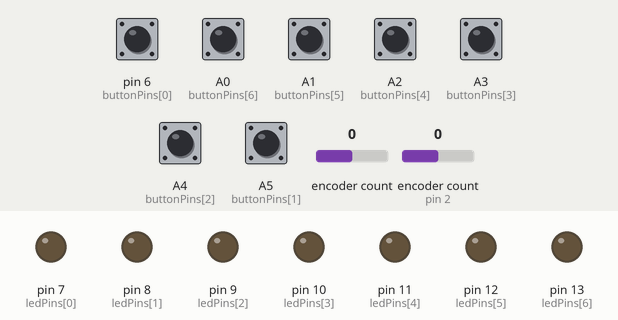
Simulated run of this sketch. Board: Arduino Leonardo, built with avr-gcc and run on an emulated ATmega32U4. On the bench: output pins drawn as LEDs (lit = HIGH). The inputs (shaded band) are chosen by the test bench; at power-on: A0 (buttonPins[6]), A1 (buttonPins[5]), A2 (buttonPins[4]), A3 (buttonPins[3]), A4 (buttonPins[2]), A5 (buttonPins[1]), pin 6 (buttonPins[0]) HIGH, encoder count 0, encoder count (sensor on pin 2) 0.

Above: at 1.2 s.
1.3 s: pin 6 (buttonPins[0]) pulled LOW for 0.15 s
At 1.37 s:
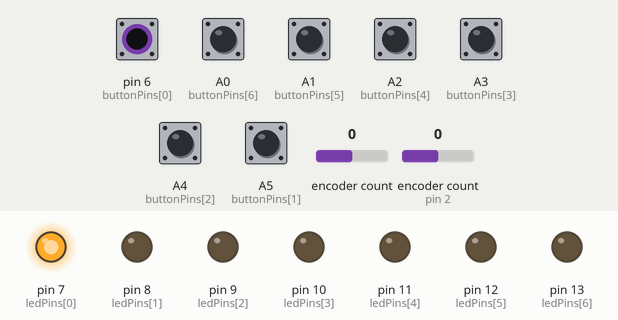
2.9 s: A0 (buttonPins[6]) pulled LOW for 0.15 s
At 2.97 s:
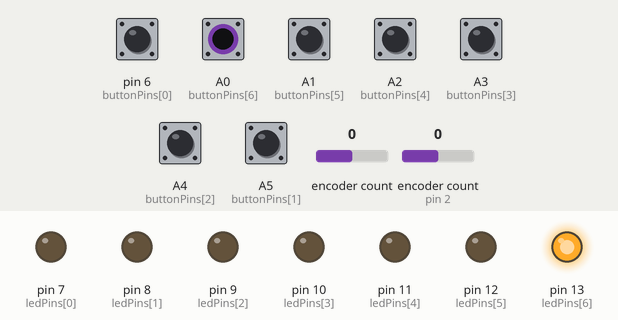
4.5 s: A1 (buttonPins[5]) pulled LOW for 0.15 s
At 4.57 s:
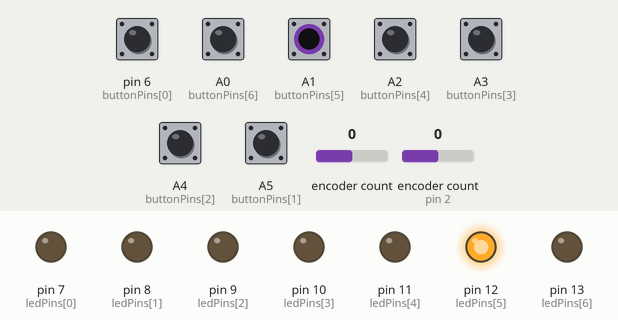
6.1 s: A2 (buttonPins[4]) pulled LOW for 0.15 s
At 6.17 s:
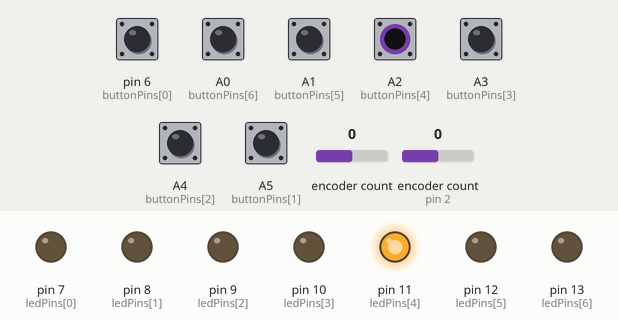
7.7 s: A3 (buttonPins[3]) pulled LOW for 0.15 s
At 7.77 s:
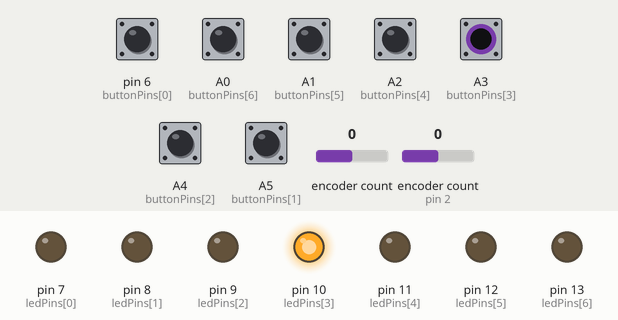
9.3 s: A4 (buttonPins[2]) pulled LOW for 0.15 s
At 9.37 s:
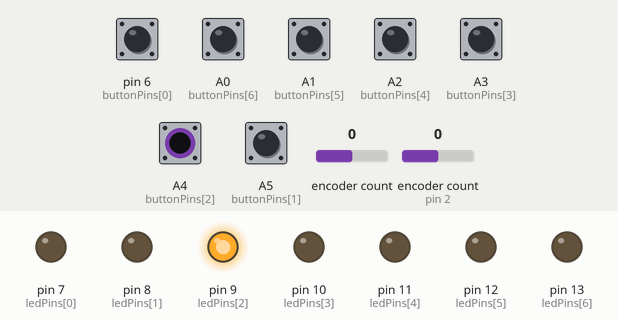
Timing chart, 0 to 11.9 s (numbered marks = the images above; inputs shaded):
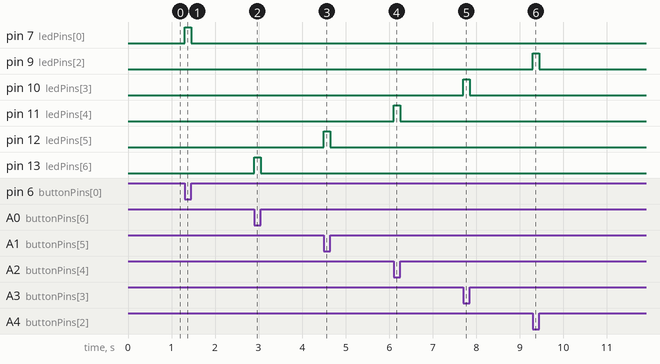

Measured:
- after the input at 1.3 s, pin 7 (ledPins[0]): LOW → HIGH at once, → LOW 0.15 s later
- after the input at 2.9 s, pin 13 (ledPins[6]): LOW → HIGH at once, → LOW 0.15 s later
- after the input at 4.5 s, pin 12 (ledPins[5]): LOW → HIGH at once, → LOW 0.15 s later
- after the input at 6.1 s, pin 11 (ledPins[4]): LOW → HIGH at once, → LOW 0.15 s later
- after the input at 7.7 s, pin 10 (ledPins[3]): LOW → HIGH at once, → LOW 0.15 s later
- after the input at 9.3 s, pin 9 (ledPins[2]): LOW → HIGH at once, → LOW 0.15 s later

The sketch:

keyboard_mouse.ino
```cpp
#include <Encoder.h>
#include <Keyboard.h>
#include <Mouse.h>

/* Config */
#define ENCODER_LEFT_G 0
#define ENCODER_LEFT_W 1

#define ENCODER_RIGHT_G 2
#define ENCODER_RIGHT_W 3

#define ENCODER_SENSITIVITY 10

/*
 * Key mapping
 * - Start:     b   0x62  6   7
 * - Button 1:  f   0x66  A5  8
 * - Button 2:  g   0x67  A4  9
 * - Button 3:  h   0x68  A3  10
 * - Button 4:  j   0x6A  A2  11
 * - FX1:       v   0x76  A1  12
 * - FX2:       n   0x6E  A0  13
*/
char asciiKeys[7] = {0x62, 0x66, 0x67, 0x68, 0x6A, 0x76, 0x6E};
char buttonPins[7] = {6, A5, A4, A3, A2, A1, A0}; // Red
int ledPins[7] = {7, 8, 9, 10, 11, 12, 13}; // Purple / Yellow

/* Encoder */
Encoder EncoderLeft(ENCODER_LEFT_G, ENCODER_LEFT_W);
Encoder EncoderRight(ENCODER_RIGHT_G, ENCODER_RIGHT_W);

void setup() {
  for (int i = 0; i < 7; i++) {
    pinMode(buttonPins[i], INPUT_PULLUP);
    pinMode(ledPins[i], OUTPUT);
  }
}

long posLeft = -999;
long posRight = -999;

void loop() {
  long newLeft, newRight;

  newLeft = EncoderLeft.read();
  newRight = EncoderRight.read();

  /* Encoders */
  if (newLeft != posLeft) {
    int dir = posLeft - newLeft;

    if (dir < 0) {
      Mouse.move(-ENCODER_SENSITIVITY, 0, 0);
    } else {
      Mouse.move(ENCODER_SENSITIVITY, 0, 0);
    }

    posLeft = newLeft;
  }

  if (newRight != posRight) {
    int dir = posRight - newRight;

    if (dir < 0) {
      Mouse.move(0, -ENCODER_SENSITIVITY, 0);
    } else {
      Mouse.move(0, ENCODER_SENSITIVITY, 0);
    }

    posRight = newRight;
  }

  /* Buttons */
  for (int i; i < 7; i++) {
    if (digitalRead(buttonPins[i]) == LOW) {
      Keyboard.press(asciiKeys[i]);
      digitalWrite(ledPins[i], HIGH);
    } else {
      Keyboard.release(asciiKeys[i]);
      digitalWrite(ledPins[i], LOW);
    }
  }
}
```
